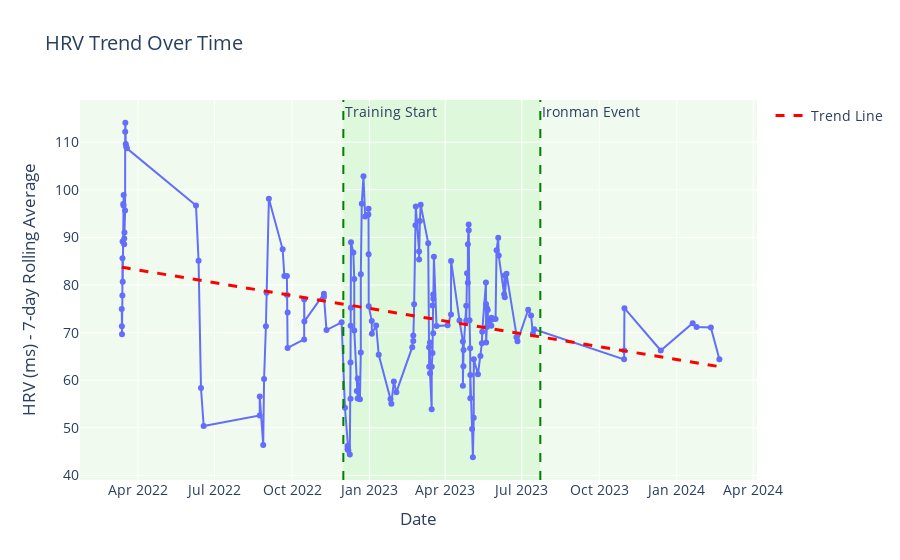

Notebook source saved alongside this figure:
### Code cell
import os
import pandas as pd
import numpy as np
import plotly.express as px
import plotly.graph_objects as go
from sklearn.linear_model import LinearRegression
from datetime import datetime

# Paths to save the visualizations and stats
visualizations_path = '/Users/ngirmay/Documents/GitHub/ironman_retrospective/IronMan_2023/body_composition/visualizations/'
stats_path = '/Users/ngirmay/Documents/GitHub/ironman_retrospective/IronMan_2023/body_composition/stats/'

# Ensure the directories exist
os.makedirs(visualizations_path, exist_ok=True)
os.makedirs(stats_path, exist_ok=True)

# Load HRV data
base_path = '/Users/ngirmay/Documents/GitHub/ironman_retrospective/apple_health/health_data_exported/'
hrv_file = os.path.join(base_path, 'HKQuantityTypeIdentifierHeartRateVariabilitySDNN_2024-04-99_18-31-30_SimpleHealthExportCSV.csv')
df_hrv = pd.read_csv(hrv_file, sep=',', skiprows=1)

# Clean the data to focus on relevant columns
df_hrv_clean = df_hrv[['startDate', 'value']].copy()

# Convert 'startDate' to datetime format
df_hrv_clean['startDate'] = pd.to_datetime(df_hrv_clean['startDate'])

# Extract NN intervals (HRV values)
nn_intervals = df_hrv_clean['value'].values

# Calculate SDNN (Standard Deviation of NN intervals)
sdnn = np.std(nn_intervals)
print(f'SDNN: {sdnn:.2f} ms')

# Calculate RMSSD (Root Mean Square of Successive Differences)
rmssd = np.sqrt(np.mean(np.diff(nn_intervals) ** 2))
print(f'RMSSD: {rmssd:.2f} ms')

# Calculate pNN50 (Percentage of successive NN intervals > 50 ms)
nn_diff = np.diff(nn_intervals)
pnn50 = np.sum(np.abs(nn_diff) > 50) / len(nn_diff) * 100
print(f'pNN50: {pnn50:.2f} %')

# Save the statistics to a CSV file with a unique name
timestamp = datetime.now().strftime('%Y%m%d_%H%M%S')
stats_file = os.path.join(stats_path, f'hrv_stats_{timestamp}.csv')
stats_data = pd.DataFrame({
    'SDNN (ms)': [sdnn],
    'RMSSD (ms)': [rmssd],
    'pNN50 (%)': [pnn50]
})
stats_data.to_csv(stats_file, index=False)
print(f"Statistics saved to: {stats_file}")

# Plot HRV trend (7-day rolling average)
df_hrv_clean['HRV_rolling'] = df_hrv_clean['value'].rolling(window=7).mean()

# Define training period
training_start_date = pd.to_datetime("2022-12-01")
ironman_event_date = pd.to_datetime("2023-07-23")

# Create the plot
fig = px.line(df_hrv_clean, x='startDate', y='HRV_rolling', title='HRV Trend Over Time', markers=True)

# Add vertical lines for training start and Ironman event
fig.add_vline(x=training_start_date.timestamp() * 1000, line_dash="dash", line_color="green", annotation_text="Training Start")
fig.add_vline(x=ironman_event_date.timestamp() * 1000, line_dash="dash", line_color="green", annotation_text="Ironman Event")

# Highlight the training period
fig.add_vrect(
    x0=training_start_date.timestamp() * 1000,
    x1=ironman_event_date.timestamp() * 1000,
    fillcolor="LightGreen",
    opacity=0.2,
    layer="below",
    line_width=0,
)

# Calculate trend line using linear regression
X = np.array((df_hrv_clean['startDate'] - df_hrv_clean['startDate'].min()).dt.days).reshape(-1, 1)  # Days since the first date
y = df_hrv_clean['HRV_rolling'].values

# Filter out NaN values in the rolling data (necessary for linear regression)
valid_indices = ~np.isnan(y)
X = X[valid_indices]
y = y[valid_indices]

# Linear regression model
reg = LinearRegression().fit(X, y)
y_pred = reg.predict(X)

# Add the trend line (dashed red)
fig.add_trace(go.Scatter(
    x=df_hrv_clean['startDate'][valid_indices],  # X-axis as datetime
    y=y_pred,
    mode='lines',
    name='Trend Line',
    line=dict(color='red', width=3, dash='dash')  # Dashed red line
))

# Update layout
fig.update_layout(
    xaxis_title="Date",
    yaxis_title="HRV (ms) - 7-day Rolling Average",
    hovermode="x unified",
    font=dict(size=14),
    plot_bgcolor='#f1faee'
)

# Add hover template
fig.update_traces(hovertemplate='Date: %{x|%Y-%m-%d}<br>HRV: %{y:.2f} ms<extra></extra>')

# Save the figure with a unique name
visualization_file_html = os.path.join(visualizations_path, f'hrv_trend_{timestamp}.html')
visualization_file_png = os.path.join(visualizations_path, f'hrv_trend_{timestamp}.png')

# Saving the visualizations
fig.write_html(visualization_file_html)
fig.write_image(visualization_file_png)

print(f"Visualizations saved to: {visualization_file_html} and {visualization_file_png}")

# Show the updated interactive graph
fig.show()

### Figure 1 — Plotly figure (JSON) as saved in the notebook; plotly's stock layout.template omitted (floating-point values rounded to 4 significant figures; data arrays with more than 128 entries replaced by an {"elided": "..."} marker saying what was removed)
{"data": [{"hovertemplate": "Date: %{x|%Y-%m-%d}<br>HRV: %{y:.2f} ms<extra></extra>", "legendgroup": "", "line": {"color": "#636efa", "dash": "solid"}, "marker": {"symbol": "circle"}, "mode": "lines+markers", "name": "", "orientation": "v", "showlegend": false, "type": "scatter", "x": {"elided": "167 str values"}, "xaxis": "x", "y": {"elided": "167 float values"}, "yaxis": "y"}, {"hovertemplate": "Date: %{x|%Y-%m-%d}<br>HRV: %{y:.2f} ms<extra></extra>", "line": {"color": "red", "dash": "dash", "width": 3}, "mode": "lines", "name": "Trend Line", "type": "scatter", "x": {"elided": "161 str values"}, "y": {"elided": "161 float values"}}], "layout": {"annotations": [{"showarrow": false, "text": "Training Start", "x": 1669852800000, "xanchor": "left", "xref": "x", "y": 1, "yanchor": "top", "yref": "y domain"}, {"showarrow": false, "text": "Ironman Event", "x": 1690070400000, "xanchor": "left", "xref": "x", "y": 1, "yanchor": "top", "yref": "y domain"}], "font": {"size": 14}, "hovermode": "x unified", "legend": {"tracegroupgap": 0}, "plot_bgcolor": "#f1faee", "shapes": [{"line": {"color": "green", "dash": "dash"}, "type": "line", "x0": 1669852800000, "x1": 1669852800000, "xref": "x", "y0": 0, "y1": 1, "yref": "y domain"}, {"line": {"color": "green", "dash": "dash"}, "type": "line", "x0": 1690070400000, "x1": 1690070400000, "xref": "x", "y0": 0, "y1": 1, "yref": "y domain"}, {"fillcolor": "LightGreen", "layer": "below", "line": {"width": 0}, "opacity": 0.2, "type": "rect", "x0": 1669852800000, "x1": 1690070400000, "xref": "x", "y0": 0, "y1": 1, "yref": "y domain"}], "title": {"text": "HRV Trend Over Time"}, "xaxis": {"anchor": "y", "domain": [0, 1], "title": {"text": "Date"}}, "yaxis": {"anchor": "x", "domain": [0, 1], "title": {"text": "HRV (ms) - 7-day Rolling Average"}}}}
